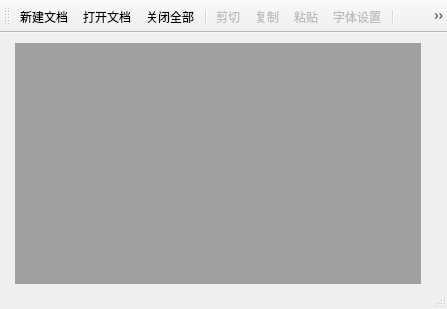
<?xml version="1.0" encoding="UTF-8"?>
<ui version="4.0">
 <class>MainWindow</class>
 <widget class="QMainWindow" name="MainWindow">
  <property name="geometry">
   <rect>
    <x>0</x>
    <y>0</y>
    <width>447</width>
    <height>309</height>
   </rect>
  </property>
  <property name="windowTitle">
   <string>Demo6_4, MDI应用程序</string>
  </property>
  <widget class="QWidget" name="centralWidget">
   <widget class="QMdiArea" name="mdiArea">
    <property name="geometry">
     <rect>
      <x>15</x>
      <y>10</y>
      <width>406</width>
      <height>241</height>
     </rect>
    </property>
   </widget>
  </widget>
  <widget class="QToolBar" name="mainToolBar">
   <property name="autoFillBackground">
    <bool>true</bool>
   </property>
   <property name="toolButtonStyle">
    <enum>Qt::ToolButtonIconOnly</enum>
   </property>
   <attribute name="toolBarArea">
    <enum>TopToolBarArea</enum>
   </attribute>
   <attribute name="toolBarBreak">
    <bool>false</bool>
   </attribute>
   <addaction name="actDoc_New"/>
   <addaction name="actDoc_Open"/>
   <addaction name="actDoc_CloseALL"/>
   <addaction name="separator"/>
   <addaction name="actEdit_Cut"/>
   <addaction name="actEdit_Copy"/>
   <addaction name="actEdit_Paste"/>
   <addaction name="actEdit_Font"/>
   <addaction name="separator"/>
   <addaction name="actMDI_Mode"/>
   <addaction name="actMDI_Cascade"/>
   <addaction name="actMDI_Tile"/>
   <addaction name="separator"/>
   <addaction name="actQuit"/>
  </widget>
  <widget class="QStatusBar" name="statusBar"/>
  <action name="actDoc_New">
   <property name="icon">
    <iconset resource="res.qrc">
     <normaloff>:/icons/images/100.bmp</normaloff>:/icons/images/100.bmp</iconset>
   </property>
   <property name="text">
    <string>新建文档</string>
   </property>
   <property name="toolTip">
    <string>新建文档窗口</string>
   </property>
  </action>
  <action name="actQuit">
   <property name="icon">
    <iconset resource="res.qrc">
     <normaloff>:/icons/images/132.bmp</normaloff>:/icons/images/132.bmp</iconset>
   </property>
   <property name="text">
    <string>退出</string>
   </property>
   <property name="toolTip">
    <string>退出本系统</string>
   </property>
  </action>
  <action name="actDoc_Open">
   <property name="icon">
    <iconset resource="res.qrc">
     <normaloff>:/icons/images/122.bmp</normaloff>:/icons/images/122.bmp</iconset>
   </property>
   <property name="text">
    <string>打开文档</string>
   </property>
   <property name="toolTip">
    <string>打开文档</string>
   </property>
  </action>
  <action name="actEdit_Font">
   <property name="enabled">
    <bool>false</bool>
   </property>
   <property name="icon">
    <iconset resource="res.qrc">
     <normaloff>:/icons/images/506.bmp</normaloff>:/icons/images/506.bmp</iconset>
   </property>
   <property name="text">
    <string>字体设置</string>
   </property>
   <property name="toolTip">
    <string>字体设置</string>
   </property>
  </action>
  <action name="actEdit_Cut">
   <property name="enabled">
    <bool>false</bool>
   </property>
   <property name="icon">
    <iconset resource="res.qrc">
     <normaloff>:/icons/images/200.bmp</normaloff>:/icons/images/200.bmp</iconset>
   </property>
   <property name="text">
    <string>剪切</string>
   </property>
   <property name="toolTip">
    <string>剪切</string>
   </property>
  </action>
  <action name="actEdit_Copy">
   <property name="enabled">
    <bool>false</bool>
   </property>
   <property name="icon">
    <iconset resource="res.qrc">
     <normaloff>:/icons/images/202.bmp</normaloff>:/icons/images/202.bmp</iconset>
   </property>
   <property name="text">
    <string>复制</string>
   </property>
   <property name="toolTip">
    <string>复制</string>
   </property>
  </action>
  <action name="actEdit_Paste">
   <property name="enabled">
    <bool>false</bool>
   </property>
   <property name="icon">
    <iconset resource="res.qrc">
     <normaloff>:/icons/images/204.bmp</normaloff>:/icons/images/204.bmp</iconset>
   </property>
   <property name="text">
    <string>粘贴</string>
   </property>
   <property name="toolTip">
    <string>粘贴</string>
   </property>
  </action>
  <action name="actMDI_Mode">
   <property name="checkable">
    <bool>true</bool>
   </property>
   <property name="icon">
    <iconset resource="res.qrc">
     <normaloff>:/icons/images/230.bmp</normaloff>:/icons/images/230.bmp</iconset>
   </property>
   <property name="text">
    <string>MDI模式</string>
   </property>
   <property name="toolTip">
    <string>窗口模式或页面模式</string>
   </property>
  </action>
  <action name="actMDI_Cascade">
   <property name="icon">
    <iconset resource="res.qrc">
     <normaloff>:/icons/images/400.bmp</normaloff>:/icons/images/400.bmp</iconset>
   </property>
   <property name="text">
    <string>级联展开</string>
   </property>
   <property name="toolTip">
    <string>窗口级联展开</string>
   </property>
  </action>
  <action name="actMDI_Tile">
   <property name="icon">
    <iconset resource="res.qrc">
     <normaloff>:/icons/images/406.bmp</normaloff>:/icons/images/406.bmp</iconset>
   </property>
   <property name="text">
    <string>平铺展开</string>
   </property>
   <property name="toolTip">
    <string>窗口平铺展开</string>
   </property>
  </action>
  <action name="actDoc_CloseALL">
   <property name="icon">
    <iconset resource="res.qrc">
     <normaloff>:/icons/images/128.bmp</normaloff>:/icons/images/128.bmp</iconset>
   </property>
   <property name="text">
    <string>关闭全部</string>
   </property>
   <property name="toolTip">
    <string>关闭所有窗口</string>
   </property>
  </action>
 </widget>
 <layoutdefault spacing="6" margin="11"/>
 <resources>
  <include location="res.qrc"/>
 </resources>
 <connections>
  <connection>
   <sender>actQuit</sender>
   <signal>triggered()</signal>
   <receiver>MainWindow</receiver>
   <slot>close()</slot>
   <hints>
    <hint type="sourcelabel">
     <x>-1</x>
     <y>-1</y>
    </hint>
    <hint type="destinationlabel">
     <x>373</x>
     <y>235</y>
    </hint>
   </hints>
  </connection>
 </connections>
</ui>
